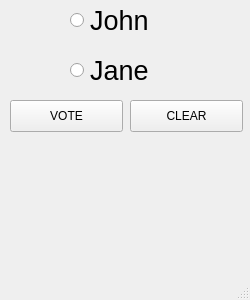
<?xml version="1.0" encoding="UTF-8"?>
<ui version="4.0">
 <class>Main</class>
 <widget class="QMainWindow" name="Main">
  <property name="geometry">
   <rect>
    <x>0</x>
    <y>0</y>
    <width>250</width>
    <height>300</height>
   </rect>
  </property>
  <property name="minimumSize">
   <size>
    <width>250</width>
    <height>300</height>
   </size>
  </property>
  <property name="maximumSize">
   <size>
    <width>250</width>
    <height>300</height>
   </size>
  </property>
  <property name="windowTitle">
   <string>GUI-VOTE</string>
  </property>
  <widget class="QWidget" name="centralwidget">
   <widget class="QRadioButton" name="name1">
    <property name="geometry">
     <rect>
      <x>70</x>
      <y>10</y>
      <width>91</width>
      <height>20</height>
     </rect>
    </property>
    <property name="font">
     <font>
      <pointsize>20</pointsize>
     </font>
    </property>
    <property name="text">
     <string>John</string>
    </property>
    <property name="iconSize">
     <size>
      <width>16</width>
      <height>16</height>
     </size>
    </property>
   </widget>
   <widget class="QRadioButton" name="name2">
    <property name="geometry">
     <rect>
      <x>70</x>
      <y>60</y>
      <width>100</width>
      <height>20</height>
     </rect>
    </property>
    <property name="font">
     <font>
      <pointsize>20</pointsize>
     </font>
    </property>
    <property name="text">
     <string>Jane</string>
    </property>
   </widget>
   <widget class="QPushButton" name="voteButton">
    <property name="geometry">
     <rect>
      <x>10</x>
      <y>100</y>
      <width>113</width>
      <height>32</height>
     </rect>
    </property>
    <property name="text">
     <string>VOTE</string>
    </property>
   </widget>
   <widget class="QLabel" name="result_label">
    <property name="geometry">
     <rect>
      <x>30</x>
      <y>150</y>
      <width>191</width>
      <height>81</height>
     </rect>
    </property>
    <property name="text">
     <string/>
    </property>
   </widget>
   <widget class="QPushButton" name="clearButton">
    <property name="geometry">
     <rect>
      <x>130</x>
      <y>100</y>
      <width>113</width>
      <height>32</height>
     </rect>
    </property>
    <property name="text">
     <string>CLEAR</string>
    </property>
   </widget>
  </widget>
  <widget class="QMenuBar" name="menubar">
   <property name="geometry">
    <rect>
     <x>0</x>
     <y>0</y>
     <width>250</width>
     <height>36</height>
    </rect>
   </property>
  </widget>
  <widget class="QStatusBar" name="statusbar"/>
 </widget>
 <resources/>
 <connections/>
</ui>
